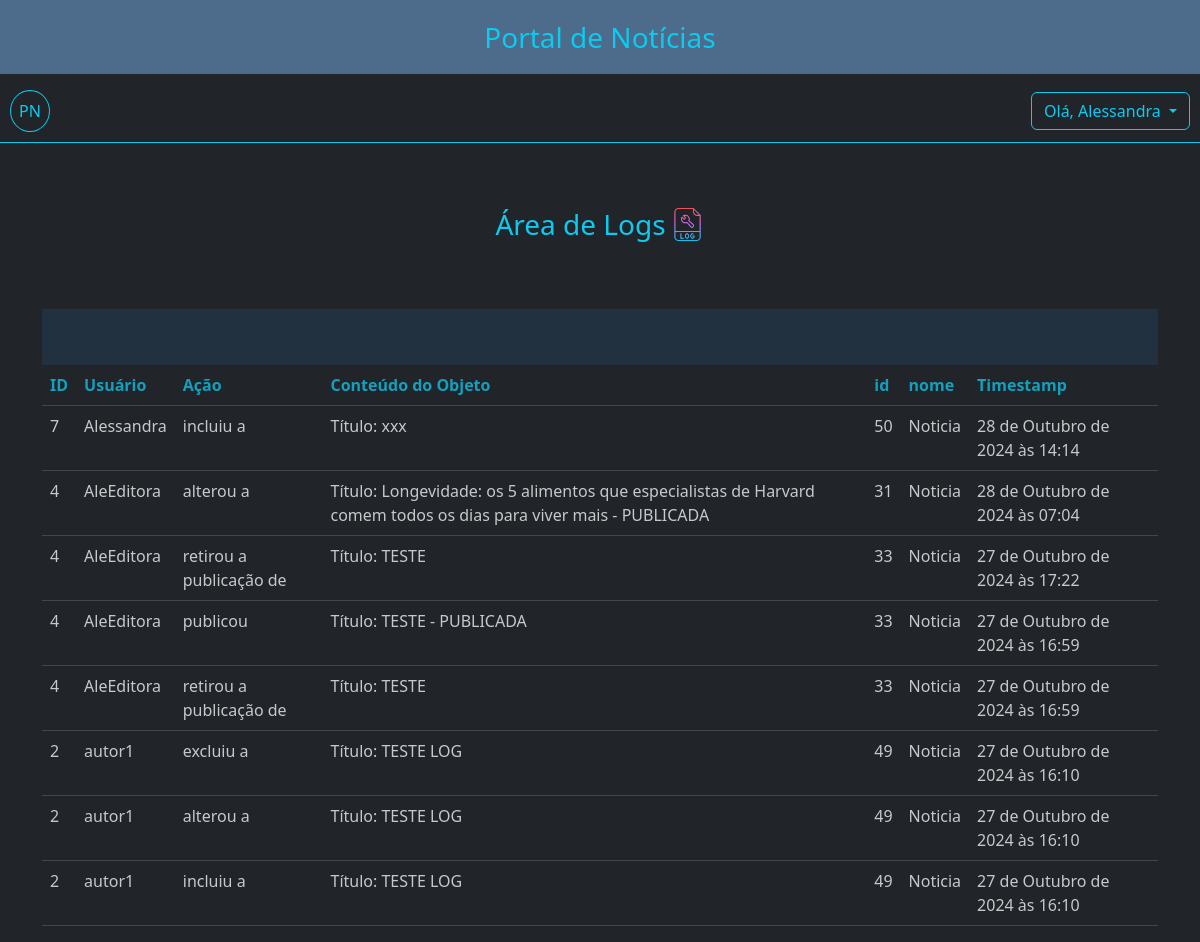
/adm/logs/ (signed in), run on the app's committed database.
### app_noticias/models.py (models this page shows)
class UserAction(models.Model):
    user = models.ForeignKey(User, on_delete=models.RESTRICT, editable=False, help_text='Usuário que realizou a ação')
    action = models.CharField(max_length=255, editable=False, help_text='Ação realizada no objeto.')
    object_id = models.IntegerField('Identificador', editable=False, help_text='ID do objeto manipulado')
    object_name = models.CharField('Modelo', max_length=20, editable=False, help_text='Nome do Modelo do objeto manipulado')
    object_text = models.CharField('Texto', max_length=100, editable=False, help_text='Texto (__str__) do objeto manipulado')
    timestamp = models.DateTimeField(auto_now_add=True, editable=False, help_text='Data da ação')
    def __str__(self):
        return f'{self.user.username} {self.action} {self.object_name} de ID={self.object_id} EM:{self.timestamp} - {self.object_text}'

### app_noticias/views.py (the view, shortened to what this page needs)
# urls.py: path('adm/logs/', UserActionView.as_view(), name='logs'),
class UserActionView(PermissionRequiredMixin, ListView):
    model = UserAction
    permission_required = "app_noticias.view_useraction"
    context_object_name = 'actions'
    template_name = 'useractions_table.html'
    def get_queryset(self):
        return UserAction.objects.all().order_by('-timestamp')

### app_noticias/templates/useractions_table.html
{% extends "base.html" %}
{% load static %}
{% load django_bootstrap5 %}
{% block content %}
{% static 'media' as media_url %}
{% static 'icones/log.png' as log_url %}
<div class="container" style="margin-top: 60px;">
    <div class="d-flex justify-content-center">
        <p class="text-info fs-3 text-center">Área de Logs</p>
        <img src="{{log_url}}" width="35" height="35" class="mt-1 ms-1" />
    </div>
    <div class="table-responsive-sm mt-5">
        <div class="d-flex justify-content-start" style="background-color:#223140;">
            <div class="p-2">
                <p>&nbsp;</p>
            </div>
        </div>
        <table class="table table-dark table-hover opacity-75">
            <thead class="text-info justify-content-center">
                <tr>
                    <th scope="col" class="text-info">ID</th>
                    <th scope="col" class="text-info">Usuário</th>
                    <th scope="col" class="text-info">Ação</th>
                    <th scope="col" class="text-info">Conteúdo do Objeto</th>
                    <th scope="col" class="text-info">id</th>
                    <th scope="col" class="text-info">nome</th>
                    <th scope="col" class="text-info">Timestamp</th>
                </tr>
            </thead>
            <tbody>
                {% for action in actions %}
                <tr>
                    <td>{{ action.user.id }}</td>
                    <td>{{ action.user.username }}</td>
                    <td>{{ action.action }}</td>
                    <td>{{ action.object_text }}</td>
                    <td>{{ action.object_id }}</td>
                    <td>{{ action.object_name }}</td>
                    <td>{{ action.timestamp }}</td>
                </tr>
                {% endfor %}
            </tbody>
        </table>
    </div>
</div>
{% endblock %}

### app_noticias/templates/base.html (shortened to what this page needs)
{% load static %}
{% load django_bootstrap5 %}
{% static 'icones/user_edit.png' as editar_url %}
{% static 'icones/senha.png' as senha_url %}
{% static 'icones/news.png' as news_url %}
{% static 'icones/editor.png' as editor_url %}
{% static 'icones/logout.png' as logout_url %}
{% static 'icones/log.png' as log_url %}
{% static 'icones/categoria.png' as categoria_url %}
<!DOCTYPE html>
<html lang="en">
<head>
    {% load django_bootstrap5 %}
    {% bootstrap_css %}
</head>
<body data-bs-theme="dark">
    <div class="sticky-top  bg-body border-bottom border-info">
        <p class="w-100 text-info fs-3 text-center py-3" style="background-color: #4d6b8a;">
            Portal de Notícias
        </p>
        <div class="  hstack d-flex ">
            <a href="{% url 'home' %}">
                <div class="text-ligth p-2 rounded-circle btn btn-outline-info"
                    style="margin-left: 10px; margin-bottom: 10px;">PN</div>
            </a>
            {% if request.user.is_authenticated %}
            <div class="dropdown ms-auto" style="margin-right: 10px; margin-bottom: 10px;">
                <button class="btn btn-outline-info dropdown-toggle  " type="button" data-bs-toggle="dropdown"
                    aria-expanded="false">
                    Olá, {{ user.get_username }}
                </button>
            </div>
            {% else %}
            <a href="{% url 'registrar-usuario' %}" class="px-3 ms-auto text-info text-decoration-none">Sign</a>
            <a href="{% url 'login' %}" class="px-3 text-info text-decoration-none">Login</a>
            {% endif %}
        </div>
    </div>
    <div>
        {% block content %}{% endblock %}
    </div>
</body>
</html>

### data on the page
UserAction: user.id "7", user.username "Alessandra", action "incluiu a", object_text "Título: xxx", object_id "50", object_name "Noticia", timestamp "28 de Outubro de 2024 às 14:14"
UserAction: user.id "4", user.username "AleEditora", action "alterou a", object_text "Título: Longevidade: os 5 alimentos que especialistas de Harvard comem todos os dias para viver mais - PUBLICADA", object_id "31", object_name "Noticia", timestamp "28 de Outubro de 2024 às 07:04"
UserAction: user.id "4", user.username "AleEditora", action "retirou a publicação de", object_text "Título: TESTE", object_id "33", object_name "Noticia", timestamp "27 de Outubro de 2024 às 17:22"
UserAction: user.id "4", user.username "AleEditora", action "publicou", object_text "Título: TESTE - PUBLICADA", object_id "33", object_name "Noticia", timestamp "27 de Outubro de 2024 às 16:59"
UserAction: user.id "4", user.username "AleEditora", action "retirou a publicação de", object_text "Título: TESTE", object_id "33", object_name "Noticia", timestamp "27 de Outubro de 2024 às 16:59"
UserAction: user.id "2", user.username "autor1", action "excluiu a", object_text "Título: TESTE LOG", object_id "49", object_name "Noticia", timestamp "27 de Outubro de 2024 às 16:10"
UserAction: user.id "2", user.username "autor1", action "alterou a", object_text "Título: TESTE LOG", object_id "49", object_name "Noticia", timestamp "27 de Outubro de 2024 às 16:10"
UserAction: user.id "2", user.username "autor1", action "incluiu a", object_text "Título: TESTE LOG", object_id "49", object_name "Noticia", timestamp "27 de Outubro de 2024 às 16:10"

### other printed values
{{ user.get_username }} "Alessandra"
